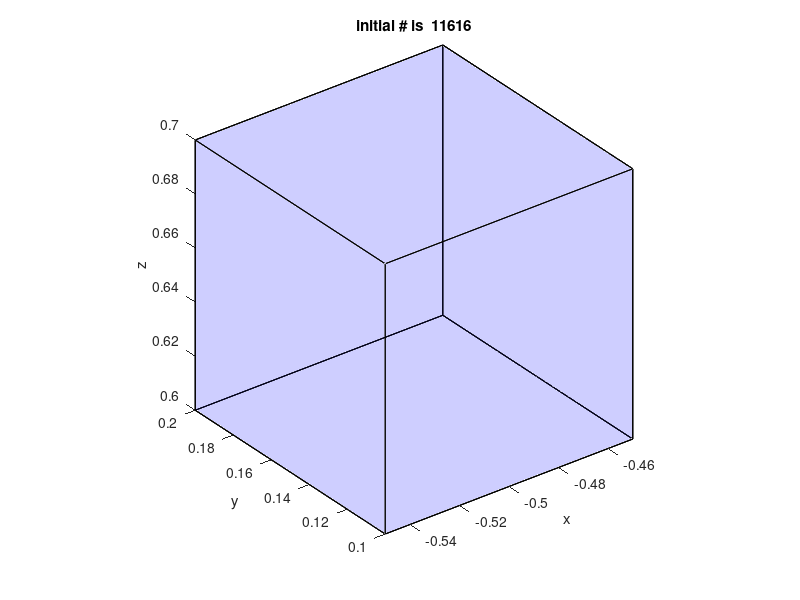

Write the MATLAB code that produced this figure. (Note: this script raises an error after producing the figure.)
%%  this function require the desired particle number, 
% the spatial limit position. generate the frame, ainj file to initial Fluent DPM.
% read the dpm file in order to use the first 2 lines

%% use this if donot want to specify velocitypart
% define the particle number, spatial limits


particle_number=10000; % define the particle number
x=-50/100  % I think the units is meter here.
y=15/100
z=65/100
dx=5/100
x_up=x+dx;  %define spatial position in meter
x_low=x-dx; 
y_up=y+dx; 
y_low=y-dx; 
z_up=z+dx; 
z_low=z-dx; 
%% for the given vertex position, plot the frame of a cubic;
p1=[x_up y_low z_low];
p2=[x_up y_up z_low];
p3=[x_low y_up z_low];
p4=[x_low y_low z_low];
p5=[x_up y_low z_up];
p6=[x_up y_up z_up];
p7=[x_low y_up z_up];
p8=[x_low y_low z_up];
x=[p1(1) p2(1) p1(1) p1(1) p5(1) p3(1);
      p2(1) p3(1) p2(1) p4(1) p6(1) p7(1);
      p3(1) p7(1) p6(1) p8(1) p7(1) p8(1);
      p4(1) p6(1) p5(1) p5(1) p8(1) p4(1)];
y=[p1(2) p2(2) p1(2) p1(2) p5(2) p3(2);
      p2(2) p3(2) p2(2) p4(2) p6(2) p7(2);
      p3(2) p7(2) p6(2) p8(2) p7(2) p8(2);
      p4(2) p6(2) p5(2) p5(2) p8(2) p4(2)];
z=[p1(3) p2(3) p1(3) p1(3) p5(3) p3(3);
      p2(3) p3(3) p2(3) p4(3) p6(3) p7(3);
      p3(3) p7(3) p6(3) p8(3) p7(3) p8(3);
      p4(3) p6(3) p5(3) p5(3) p8(3) p4(3)];
fill3(x,y,z, 'b','facealpha',0.1)
hold on;
%% calculate the node position
xlengh=x_up-x_low;
ylengh=y_up-y_low;
zlengh=z_up-z_low;
elememt_len=(xlengh*ylengh*zlengh/particle_number)^(1/3);
elen_x=xlengh/elememt_len;
elen_y=ylengh/elememt_len;
elen_z=zlengh/elememt_len;
elen_x=ceil(elen_x); % get element nember to generate the location of desired number particles
elen_y=ceil(elen_y);
elen_z=ceil(elen_z+2);
% i denotes x  j denotes y  k denotes z
% generate node postion
for i=1:elen_x+1   
nodepos_x(i)=xlengh/elen_x*(i-1)+x_low;
end
for i=1:elen_y+1
nodepos_y(i)=ylengh/elen_y*(i-1)+y_low;
end
for i=1:elen_z+1
nodepos_z(i)=zlengh/elen_z*(i-1)+z_low;
end
%% generate element position
d=1;
ele_location=zeros(3,elen_x*elen_y*elen_z);
for k=1:elen_z     %generate layer by layer                           
    cell_z=(nodepos_z(k)+nodepos_z(k+1))/2;  %calculate the z position of every particle
    for j=1:  elen_y    
        for i=1:elen_x         
            cell_x=(nodepos_x(i)+nodepos_x(i+1))/2;
            cell_y=(nodepos_y(j)+nodepos_y(j+1))/2;            
            ele_location(1,d)=cell_x;
            ele_location(2,d)=cell_y;
            ele_location(3,d)=cell_z;
            d=d+1;
        end
    end
end
%% 
plot3(ele_location(1,:),ele_location(2,:),ele_location(3,:),'b.','MarkerSize',7);
axis equal
xlim([x_low  x_up])
ylim([y_low  y_up])
zlim([z_low  z_up])
xlabel('x')
ylabel('y')
zlabel('z')
title(['initial # is  ' num2str(elen_x*elen_y*elen_z)])  
hold off;
%% read .dpm file to use the first two lines
filename1='sample.dpm';
data = importdata(filename1);
% com=data;
siz=size(data);
siz=siz(1);
for i=3:1:siz
data{i}(1)=[];
data{i}(1)=[];
    for j=1:1:16
        data{i}(155)=[];
    end  
data{i}=str2num(data{i});    
end
%% generate writeinfo
numberpart=zeros(elen_x*elen_y*elen_z+2,12);
d=5e-8; %8e-5;
mass=4/3*pi*(d/2)^3*1000; % calculate the mass
numberpart(:,7)=d ;%8e-5;  %define the diameter
numberpart(:,8)=300; %define Temperature
numberpart(:,9)=2.1368e-23; %define mass-flow
numberpart(:,10)=mass;%4.189e-15;%2.68e-10; %define the mass
numberpart(:,11)=7.9705e-14; % define  frequency  
          
for i=1:elen_x*elen_y*elen_z %assign xyz postion to numberpart
numberpart(i+2,1:3)=ele_location(:,i);  
writeinfo{i+2,1}=num2str(numberpart(i+2,:));
writeinfo{i+2,1}=['(( ' writeinfo{i+2,1} ') )'];
end
writeinfo{1}=data{1};
writeinfo{2}=data{2}; 
filename1=num2str(elen_x*elen_y*elen_z);
fid=fopen(['E:\desktop\temp\' filename1 '_2e-6.inj'],'wt');
disp(['generating E:\desktop\temp\' filename1 '.inj....']);
for i=1:elen_x*elen_y*elen_z+2
writ=writeinfo{i};
fprintf(fid,'%s\n',writ);
end
fclose(fid);



% %% Use this if want to connect particle tracking
% load('E:\desktop\CFD\Raceway_pond_and_Peers_PBR_03132016--\connect study\Connect procedure\velocitypart')
% % velocitypart=single(velocitypart);
% %% read .dpm file to use the first two lines
% writeinfo=[]
% filename1='sample.dpm';
% data = importdata(filename1);
% % com=data;
% for i=3:1:length(data)
% data{i}(1)=[];
% data{i}(1)=[];
%     for j=1:1:16
%         data{i}(155)=[];
%     end  
% data{i}=str2num(data{i});    
% end
% numberpart=zeros(number+2,12);
% d=2e-6; %8e-5;
% mass=4/3*pi*(d/2)^3*1000; % calculate the mass
% numberpart(:,7)=d ;%8e-5;  %define the diameter
% % numberpart(:,8)=300; %define Temperature
% numberpart(:,9)=2.1368e-23; %define mass-flow
% numberpart(:,10)=mass;%4.189e-15;%2.68e-10; %define the mass
% numberpart(:,11)=7.9705e-14; % define  frequency  
% numberpart(number+3:end,:)=[];
% for i=1:number
%     numberpart(i+2,1:6)=velocitypart(i+2,1:6);
%     numberpart(i+2,8)=i+9000000-1;  % Use a high number can improve the consistence!
%     writeinfo{i+2,1}=num2str(numberpart(i+2,:));
%     writeinfo{i+2,1}=['(( ' writeinfo{i+2,1} ') )'];
% end
% writeinfo{1}=data{1};
% writeinfo{2}=data{2}; 
% fid=fopen(['E:\desktop\temp\' num2str(number) '_for connect1111.inj'],'wt');
% disp(['generating E:\desktop\temp\' num2str(number) '_for connect.inj']);
% for i=1:number
% writ=writeinfo{i};
% fprintf(fid,'%s\n',writ);
% end
% fclose(fid);
